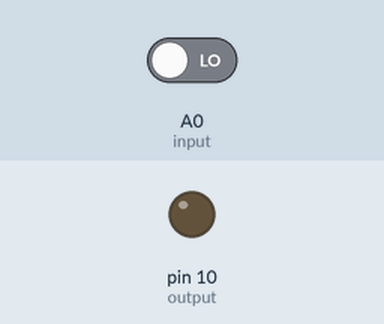
The sketch below on a simulated Arduino Uno, built with avr-gcc and run on an emulated ATmega328P. Parts: output pins drawn as LEDs (lit = HIGH). The test bench sets the inputs (shaded band); at power-on: A0 (input) LOW.

Above: at 1.2 s.
1.3 s: A0 (input) driven HIGH
At 1.7 s:
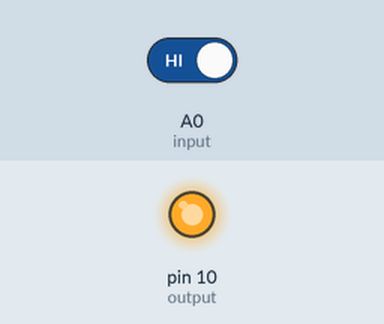
2.8 s: A0 (input) driven LOW
At 4.1 s:
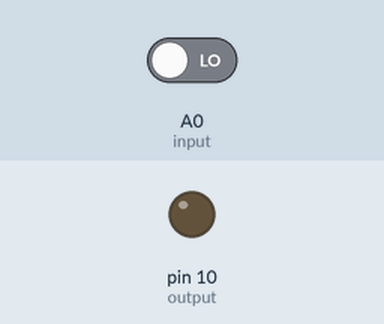
Timing chart, 0 to 5.8 s (numbered marks = the images above; inputs shaded):
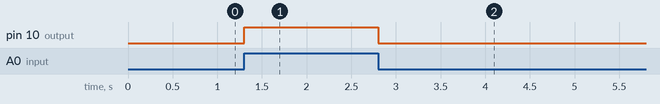

Measured:
- after the input at 1.3 s, pin 10 (output): LOW → HIGH at once
- after the input at 2.8 s, pin 10 (output): HIGH → LOW at once

The sketch:

sketch_aug01a.ino
```cpp
#define input A0
#define output 10
int comp_value = 0;
int store = 0;

void setup() {
  pinMode(input,INPUT);
  pinMode(output,OUTPUT);

}

void loop() {
  //  store = analogRead(input);
//  //  store = map(analogRead(input),0,1023,0,255);
    digitalWrite(output,digitalRead(input));


}
```
